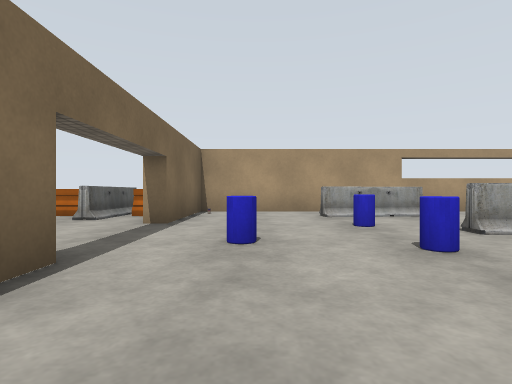
View 1 (above)

16 first-person views from a walk through a Gazebo world. The camera is 0.94 m above the floor, looks level and sees 80° across. The floor is counted in squares, 2 m on a side. Each view is taken from the middle of a square. On the plan, view 1 faces up. The plan holds only what a view shows up to about 9 squares ahead; the rest is blank. The place goes on beyond the plan.

View 2
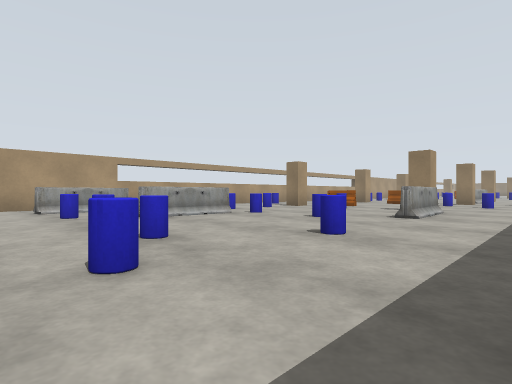

View 3
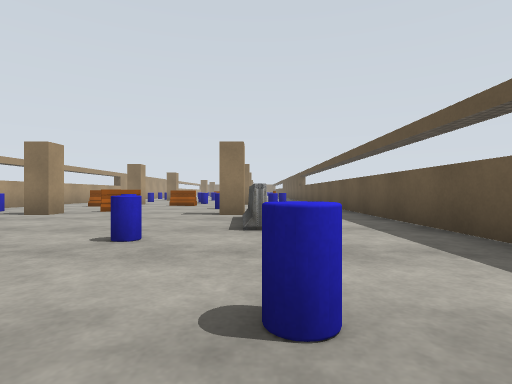

View 4
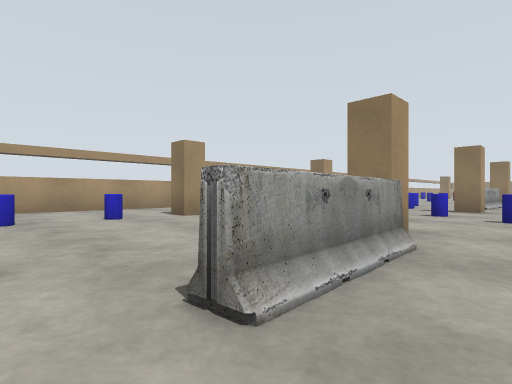

View 5
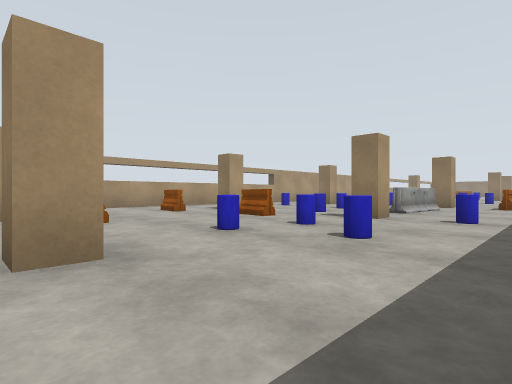

View 6
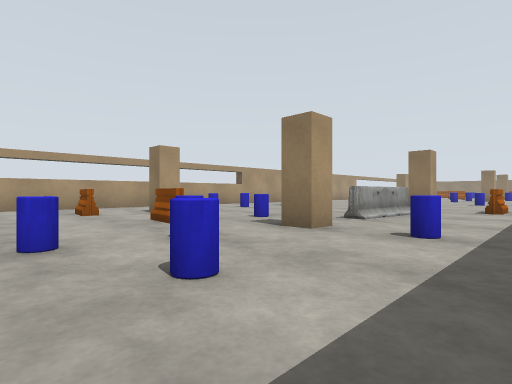

View 7
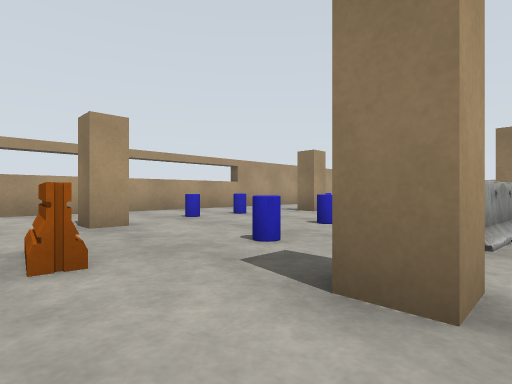

View 8
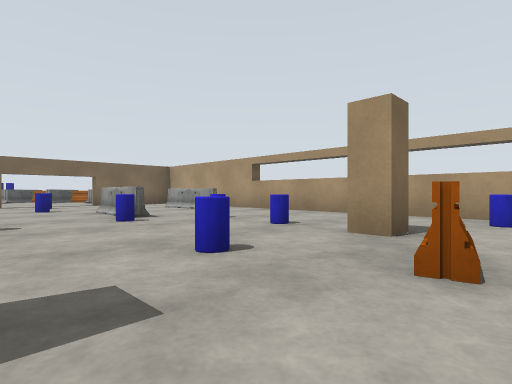

View 9
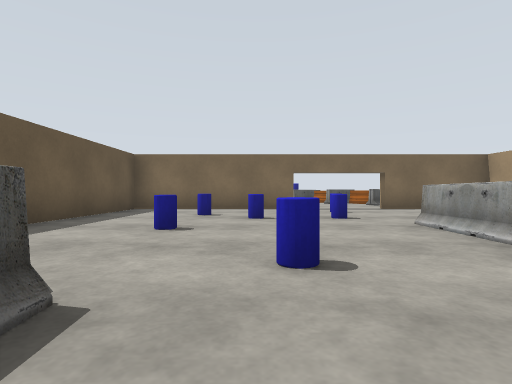

View 10
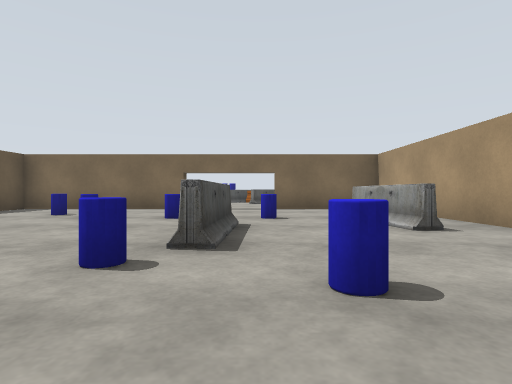

View 11
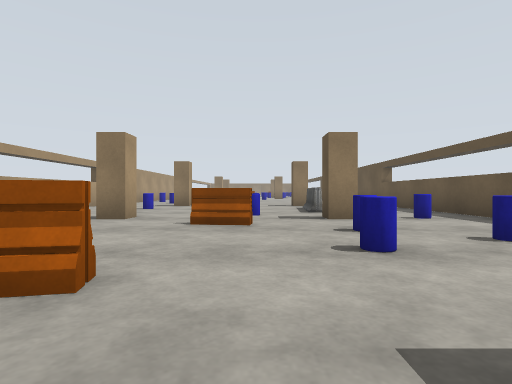

View 12
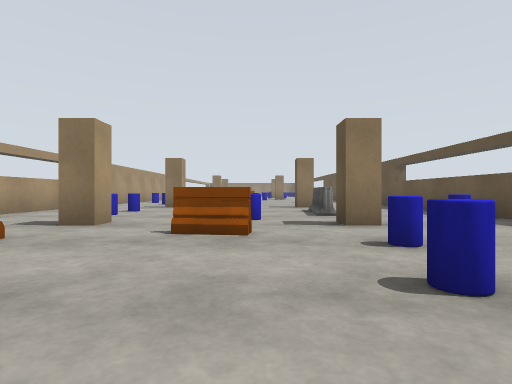

View 13
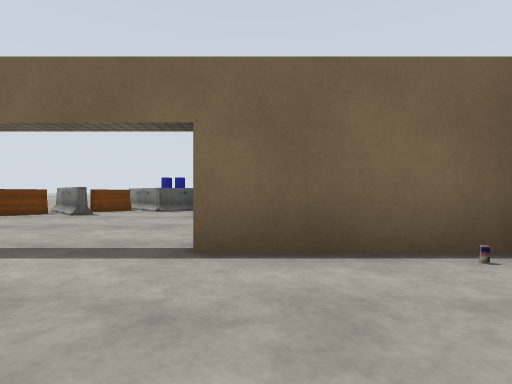

View 14
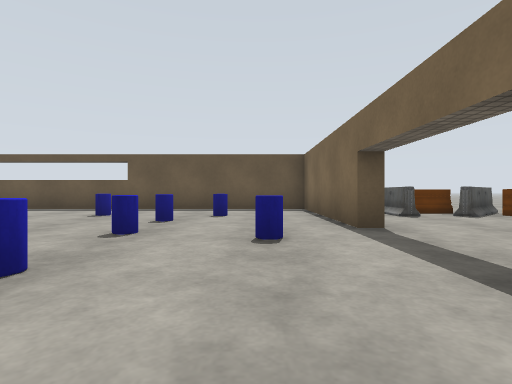

View 15
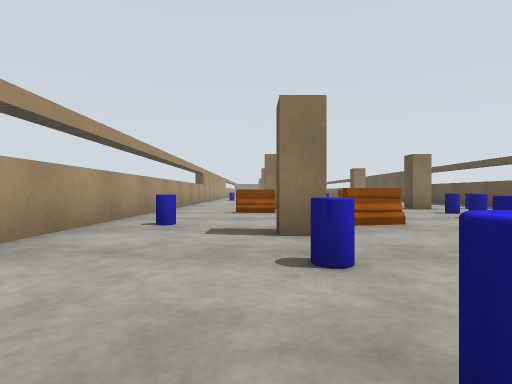

View 16
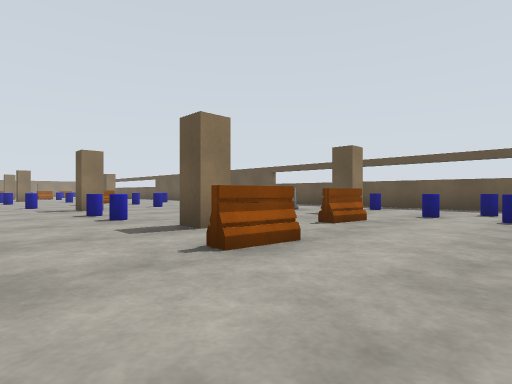

### Floor plan
Points are (right, up) in squares from view 1. A wall is a line through its corners. A room is listed if a view was taken in it or the views show most of it. See-through windows are left out.
Room 1 (views 1, 2, 3, 4, 5, 6, 7, 8, 9, 10, 11, 12, 13, 14, 15, 16)
walls: (8.8, 4.8) (8.8, 4.3) (8.3, 4.3) (8.3, 4.8); (8.8, 0.2) (8.3, 0.2) (8.3, 0.8); (13.9, 0.2) (13.3, 0.2) (13.3, 0.7) (13.8, 0.7); (-1.3, 2) (-1.3, -2.3) (17.5, -2.3); (-1.3, 5.5) (-1.3, 4.5); (17.5, 7.3) (-0.5, 7.3)
ways out: open door at (-1.5, 3)
objects: drink can (-1, 6) to (-1, 7); other object (0, 3); other object (1, 0); other object (2, 1); other object (2, 3); other object (2, 4); barrier (2, 6) to (3, 6); other object (3, 0); barrier (3, 4) to (4, 4); other object (5, 1); other object (5, 3); other object (5, 4); barrier (6, 0) to (7, 0); other object (7, 5); other object (8, 3); other object (9, 6); barrier (10, 3); other object (11, 0); other object (11, 1); other object (12, 1); barrier (12, 2) to (13, 3); barrier (12, 5); other object (14, -1); other object (14, 2); barrier (15, 1) to (17, 1); other object (15, 5); other object (16, 3); other object (17, 5)

Positions as (right, up) in squares from view 1, and headings:
1: (0, 0), facing up
2: (0, -2), facing up-right
3: (2, 0), facing right
4: (5, -1), facing up-right
5: (8, -2), facing up-right
6: (10, -2), facing up-right
7: (12, 0), facing up-right
8: (10, 1), facing up-left
9: (7, 1), facing left
10: (7, 4), facing left
11: (8, 2), facing right
12: (9, 2), facing right
13: (1, 5), facing left
14: (0, 6), facing down
15: (5, 5), facing right
16: (10, 7), facing down-right
